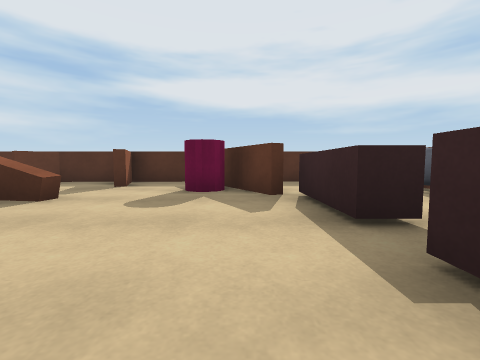
View 1 (above)

17 first-person views from a walk through a 3-D level made in the Unity game engine. The camera is 0.5 m above the floor, tilts 4° down and sees 90° across. The floor is counted in squares, 1 m on a side. Each view is taken from the middle of a square. On the plan, view 1 faces up. The plan holds only what a view shows up to about 9 squares ahead; the rest is blank. Surface patterns are stand-ins for the level's own textures.

View 2
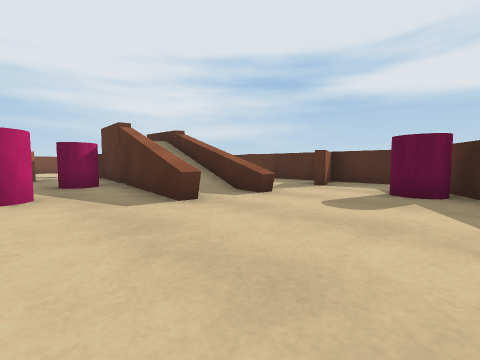

View 3
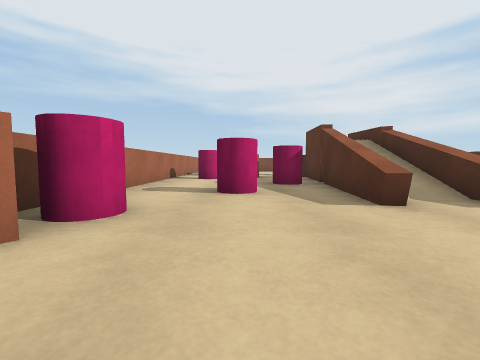

View 4
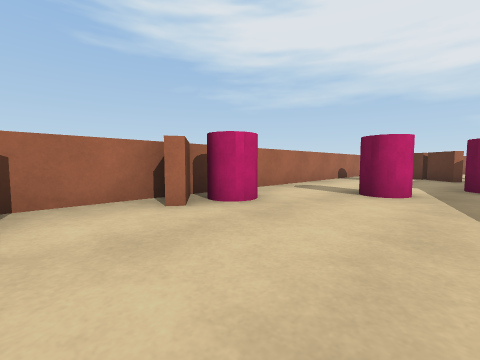

View 5
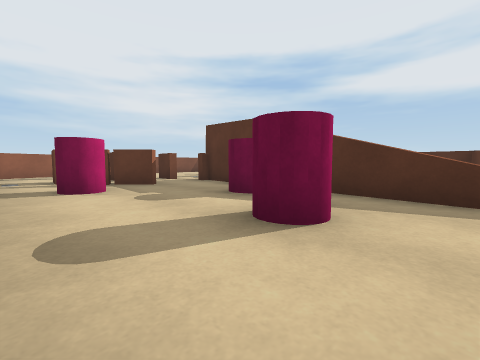

View 6
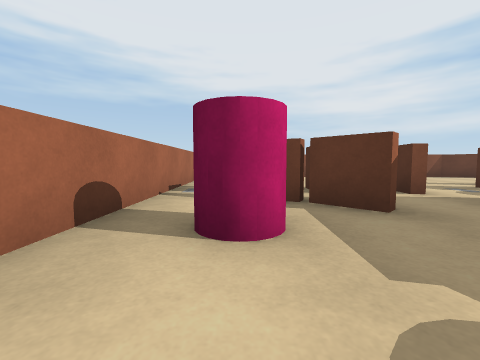

View 7
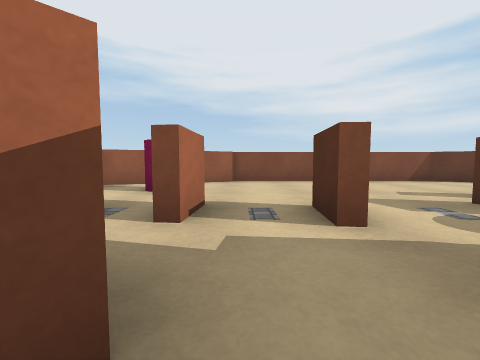

View 8
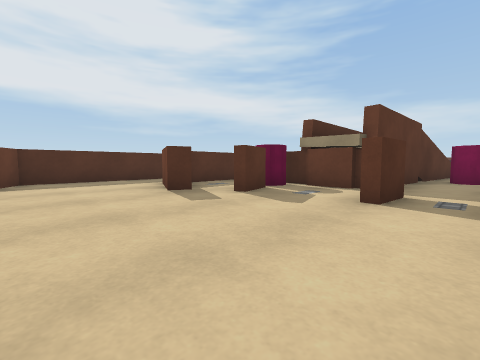

View 9
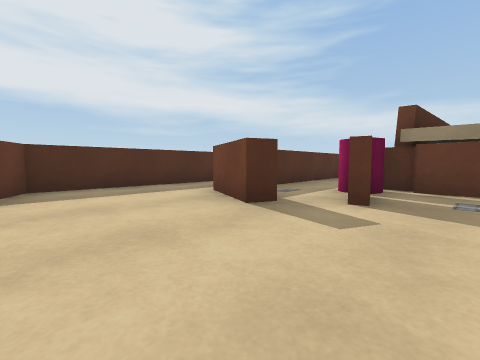

View 10
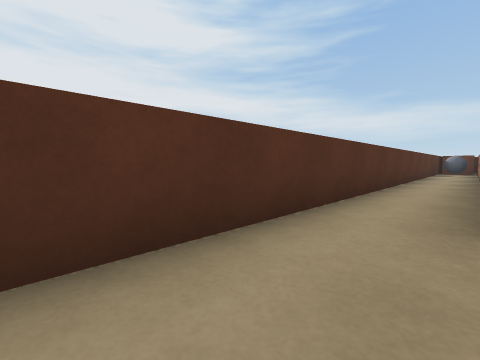

View 11
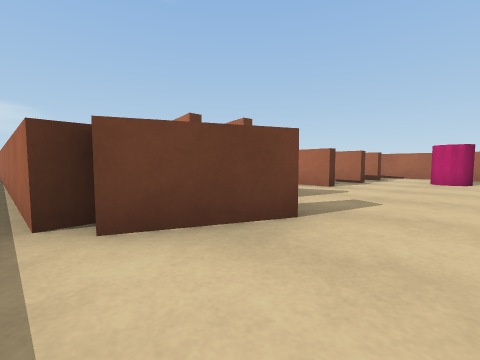

View 12
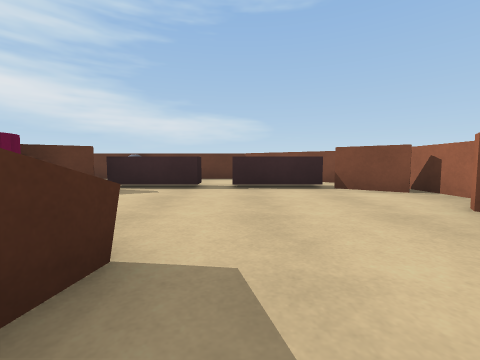

View 13
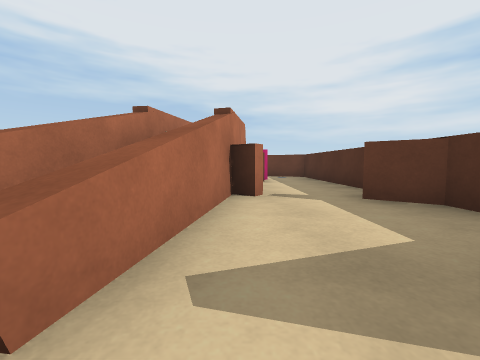

View 14
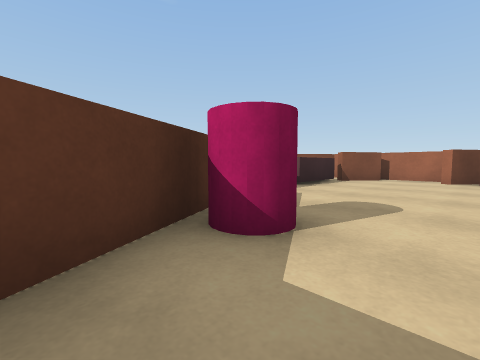

View 15
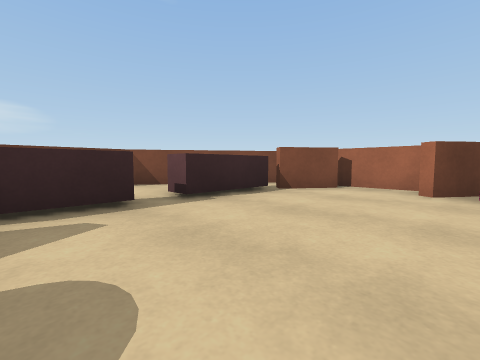

View 16
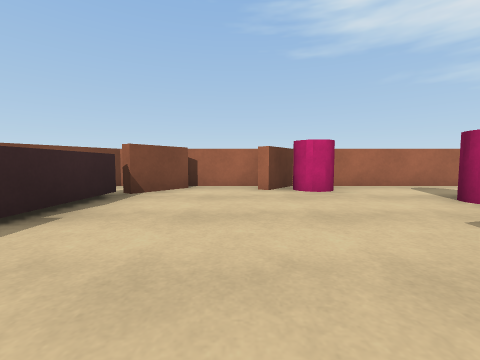

View 17
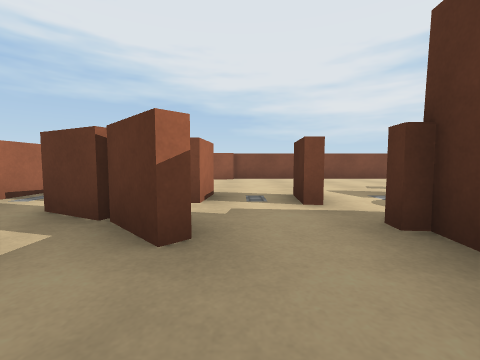

### Floor plan
Key: @ floor where view 1 was taken; # wall or solid block; x gap in a wall; . floor; = window, fence, low wall or low ledge; ^ raised ledge; C pink cylinder; B grey ball.
Columns run from 15 left of view 1 to 3 right of it. Each row starts with its distance up from view 1.
  9  #############
  8 ##............B
  7 #...########### ^^
  6 #..##.....#.#.##
  5 #..#..C.......C#.
  4 #...#xC#^###..C##
  3 #.....##=##^^...^.
  2 #....x#######...^.
  1 #........C......^.=
  0 ##CC###....C...@^ #
 -1  #C.##.C.....C.####
 -2  #...........C.##
 -3  ###############

Positions as (right, up) in squares from view 1, and headings:
1: (0, 0), facing up
2: (0, 0), facing up-left
3: (0, 0), facing left
4: (0, 1), facing down-left
5: (-3, -2), facing up-left
6: (-6, -1), facing left
7: (-8, 1), facing left
8: (-14, 1), facing up-right
9: (-14, 3), facing up-right
10: (-13, 7), facing up-right
11: (-13, 7), facing down-right
12: (-4, 1), facing right
13: (-2, 4), facing left
14: (-2, 6), facing down-right
15: (-2, 3), facing down-right
16: (-1, 3), facing down
17: (-7, 1), facing left
